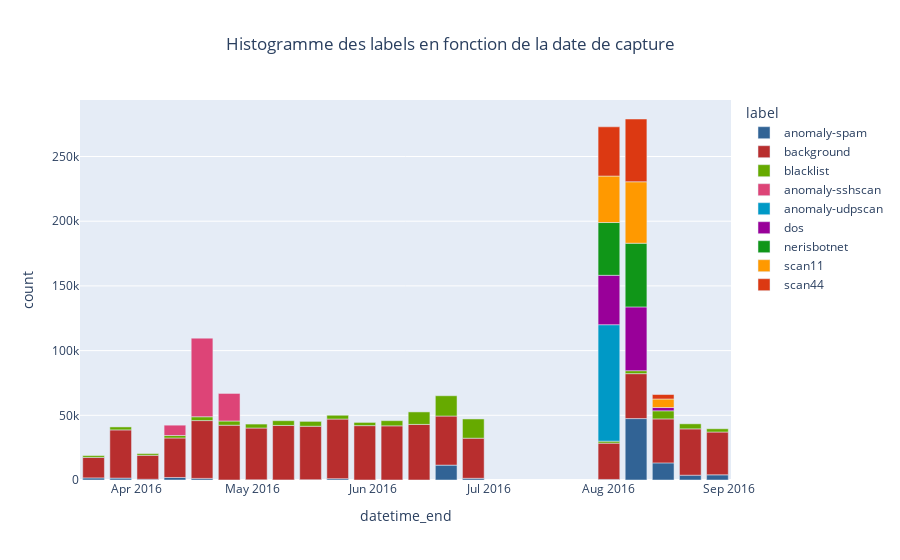

Here is the notebook cell this chart was saved with:
### Code cell
fig = px.bar(hist_df, x="datetime_end", y="count", color="label",
            title="Histogramme des labels en fonction de la date de capture",
            color_discrete_sequence=px.colors.qualitative.G10_r)
fig.update_layout(title_x=0.5)
fig.show()
fig.write_image(f"count-extract-ugr16-{LEVEL}.svg")

### Figure 1 — Plotly figure (JSON) as saved in the notebook; plotly's stock layout.template omitted (floating-point values rounded to 4 significant figures)
{"data": [{"alignmentgroup": "True", "hovertemplate": "label=anomaly-spam<br>datetime_end=%{x}<br>count=%{y}<extra></extra>", "legendgroup": "anomaly-spam", "marker": {"color": "#316395", "pattern": {"shape": ""}}, "name": "anomaly-spam", "offsetgroup": "anomaly-spam", "orientation": "v", "showlegend": true, "textposition": "auto", "type": "bar", "x": ["2016-03-21T00:00:00", "2016-03-28T00:00:00", "2016-04-04T00:00:00", "2016-04-11T00:00:00", "2016-04-18T00:00:00", "2016-04-25T00:00:00", "2016-05-02T00:00:00", "2016-05-09T00:00:00", "2016-05-16T00:00:00", "2016-05-23T00:00:00", "2016-06-20T00:00:00", "2016-06-27T00:00:00", "2016-08-01T00:00:00", "2016-08-08T00:00:00", "2016-08-15T00:00:00", "2016-08-22T00:00:00", "2016-08-29T00:00:00"], "xaxis": "x", "y": [1623, 1476, 579, 1947, 1248, 17, 123, 89, 220, 1048, 11500, 1309, 433, 47458, 13228, 3717, 3985], "yaxis": "y"}, {"alignmentgroup": "True", "hovertemplate": "label=background<br>datetime_end=%{x}<br>count=%{y}<extra></extra>", "legendgroup": "background", "marker": {"color": "#B82E2E", "pattern": {"shape": ""}}, "name": "background", "offsetgroup": "background", "orientation": "v", "showlegend": true, "textposition": "auto", "type": "bar", "x": ["2016-03-21T00:00:00", "2016-03-28T00:00:00", "2016-04-04T00:00:00", "2016-04-11T00:00:00", "2016-04-18T00:00:00", "2016-04-25T00:00:00", "2016-05-02T00:00:00", "2016-05-09T00:00:00", "2016-05-16T00:00:00", "2016-05-23T00:00:00", "2016-05-30T00:00:00", "2016-06-06T00:00:00", "2016-06-13T00:00:00", "2016-06-20T00:00:00", "2016-06-27T00:00:00", "2016-08-01T00:00:00", "2016-08-08T00:00:00", "2016-08-15T00:00:00", "2016-08-22T00:00:00", "2016-08-29T00:00:00"], "xaxis": "x", "y": [15832, 37242, 18513, 30528, 44669, 42334, 40044, 42078, 41323, 46045, 42015, 41857, 42956, 37927, 30997, 28043, 34728, 33974, 35802, 33093], "yaxis": "y"}, {"alignmentgroup": "True", "hovertemplate": "label=blacklist<br>datetime_end=%{x}<br>count=%{y}<extra></extra>", "legendgroup": "blacklist", "marker": {"color": "#66AA00", "pattern": {"shape": ""}}, "name": "blacklist", "offsetgroup": "blacklist", "orientation": "v", "showlegend": true, "textposition": "auto", "type": "bar", "x": ["2016-03-21T00:00:00", "2016-03-28T00:00:00", "2016-04-04T00:00:00", "2016-04-11T00:00:00", "2016-04-18T00:00:00", "2016-04-25T00:00:00", "2016-05-02T00:00:00", "2016-05-09T00:00:00", "2016-05-16T00:00:00", "2016-05-23T00:00:00", "2016-05-30T00:00:00", "2016-06-06T00:00:00", "2016-06-13T00:00:00", "2016-06-20T00:00:00", "2016-06-27T00:00:00", "2016-08-01T00:00:00", "2016-08-08T00:00:00", "2016-08-15T00:00:00", "2016-08-22T00:00:00", "2016-08-29T00:00:00"], "xaxis": "x", "y": [1416, 2293, 1327, 1933, 2966, 3237, 3052, 3657, 3758, 2946, 2483, 3998, 9860, 15690, 14865, 1546, 2294, 6264, 3893, 2522], "yaxis": "y"}, {"alignmentgroup": "True", "hovertemplate": "label=anomaly-sshscan<br>datetime_end=%{x}<br>count=%{y}<extra></extra>", "legendgroup": "anomaly-sshscan", "marker": {"color": "#DD4477", "pattern": {"shape": ""}}, "name": "anomaly-sshscan", "offsetgroup": "anomaly-sshscan", "orientation": "v", "showlegend": true, "textposition": "auto", "type": "bar", "x": ["2016-04-11T00:00:00", "2016-04-18T00:00:00", "2016-04-25T00:00:00", "2016-06-13T00:00:00"], "xaxis": "x", "y": [7961, 60742, 21296, 1], "yaxis": "y"}, {"alignmentgroup": "True", "hovertemplate": "label=anomaly-udpscan<br>datetime_end=%{x}<br>count=%{y}<extra></extra>", "legendgroup": "anomaly-udpscan", "marker": {"color": "#0099C6", "pattern": {"shape": ""}}, "name": "anomaly-udpscan", "offsetgroup": "anomaly-udpscan", "orientation": "v", "showlegend": true, "textposition": "auto", "type": "bar", "x": ["2016-08-01T00:00:00"], "xaxis": "x", "y": [90000], "yaxis": "y"}, {"alignmentgroup": "True", "hovertemplate": "label=dos<br>datetime_end=%{x}<br>count=%{y}<extra></extra>", "legendgroup": "dos", "marker": {"color": "#990099", "pattern": {"shape": ""}}, "name": "dos", "offsetgroup": "dos", "orientation": "v", "showlegend": true, "textposition": "auto", "type": "bar", "x": ["2016-08-01T00:00:00", "2016-08-08T00:00:00", "2016-08-15T00:00:00"], "xaxis": "x", "y": [38170, 49282, 2548], "yaxis": "y"}, {"alignmentgroup": "True", "hovertemplate": "label=nerisbotnet<br>datetime_end=%{x}<br>count=%{y}<extra></extra>", "legendgroup": "nerisbotnet", "marker": {"color": "#109618", "pattern": {"shape": ""}}, "name": "nerisbotnet", "offsetgroup": "nerisbotnet", "orientation": "v", "showlegend": true, "textposition": "auto", "type": "bar", "x": ["2016-08-01T00:00:00", "2016-08-08T00:00:00"], "xaxis": "x", "y": [40788, 49212], "yaxis": "y"}, {"alignmentgroup": "True", "hovertemplate": "label=scan11<br>datetime_end=%{x}<br>count=%{y}<extra></extra>", "legendgroup": "scan11", "marker": {"color": "#FF9900", "pattern": {"shape": ""}}, "name": "scan11", "offsetgroup": "scan11", "orientation": "v", "showlegend": true, "textposition": "auto", "type": "bar", "x": ["2016-08-01T00:00:00", "2016-08-08T00:00:00", "2016-08-15T00:00:00"], "xaxis": "x", "y": [35908, 47512, 6580], "yaxis": "y"}, {"alignmentgroup": "True", "hovertemplate": "label=scan44<br>datetime_end=%{x}<br>count=%{y}<extra></extra>", "legendgroup": "scan44", "marker": {"color": "#DC3912", "pattern": {"shape": ""}}, "name": "scan44", "offsetgroup": "scan44", "orientation": "v", "showlegend": true, "textposition": "auto", "type": "bar", "x": ["2016-08-01T00:00:00", "2016-08-08T00:00:00", "2016-08-15T00:00:00"], "xaxis": "x", "y": [38046, 48490, 3464], "yaxis": "y"}], "layout": {"barmode": "relative", "legend": {"title": {"text": "label"}, "tracegroupgap": 0}, "title": {"text": "Histogramme des labels en fonction de la date de capture", "x": 0.5}, "xaxis": {"anchor": "y", "domain": [0, 1], "title": {"text": "datetime_end"}}, "yaxis": {"anchor": "x", "domain": [0, 1], "title": {"text": "count"}}}}
